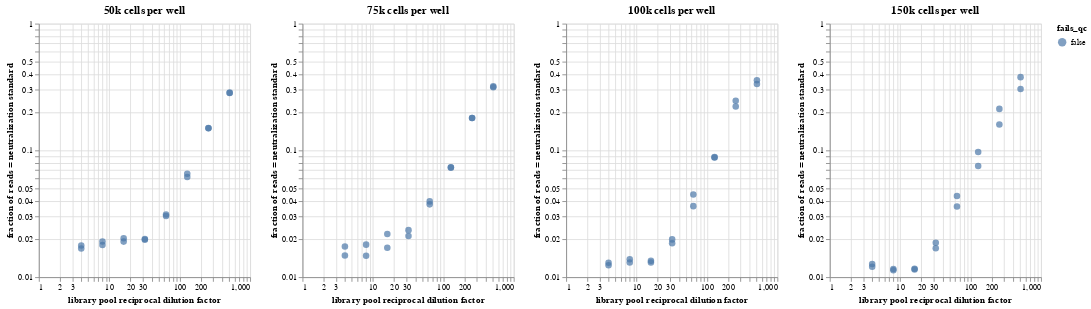

Write notebook code for a chart like this one.
### Code cell
# Scatterplot of the same data as above, plotted by dilution factor
scatter_50k = alt.Chart(neut_standard_fracs.query('cell_number == "50k"')
                        ).mark_circle(size=60).encode(
    alt.X('dilution_factor:Q', 
          scale=alt.Scale(type='log'),
          title='library pool reciprocal dilution factor'),
    alt.Y('neut_standard_frac:Q', 
          scale=alt.Scale(type='log'),
          title='fraction of reads = neutralization standard'),
    color='fails_qc',
    tooltip=['well', 'dilution_factor', 'neut_standard_frac', 'total_count']
).properties(
        height=alt.Step(10),
        width=250,
        title="50k cells per well",
    ).interactive()

scatter_75k = alt.Chart(neut_standard_fracs.query('cell_number == "75k"')
                        ).mark_circle(size=60).encode(
    alt.X('dilution_factor:Q', 
          scale=alt.Scale(type='log'),
          title='library pool reciprocal dilution factor'),
    alt.Y('neut_standard_frac:Q', 
          scale=alt.Scale(type='log'),
          title='fraction of reads = neutralization standard'),
    color='fails_qc',
    tooltip=['well', 'dilution_factor', 'neut_standard_frac', 'total_count']
).properties(
        height=alt.Step(10),
        width=250,
        title="75k cells per well",
    ).interactive()

scatter_100k = alt.Chart(neut_standard_fracs.query('cell_number == "100k"')
                        ).mark_circle(size=60).encode(
    alt.X('dilution_factor:Q', 
          scale=alt.Scale(type='log'),
          title='library pool reciprocal dilution factor'),
    alt.Y('neut_standard_frac:Q', 
          scale=alt.Scale(type='log'),
          title='fraction of reads = neutralization standard'),
    color='fails_qc',
    tooltip=['well', 'dilution_factor', 'neut_standard_frac', 'total_count']
).properties(
        height=alt.Step(10),
        width=250,
        title="100k cells per well",
    ).interactive()

scatter_150k = alt.Chart(neut_standard_fracs.query('cell_number == "150k"')
                        ).mark_circle(size=60).encode(
    alt.X('dilution_factor:Q', 
          scale=alt.Scale(type='log'),
          title='library pool reciprocal dilution factor'),
    alt.Y('neut_standard_frac:Q', 
          scale=alt.Scale(type='log'),
          title='fraction of reads = neutralization standard'),
    color='fails_qc',
    tooltip=['well', 'dilution_factor', 'neut_standard_frac', 'total_count']
).properties(
        height=alt.Step(10),
        width=250,
        title="150k cells per well",
    ).interactive()

scatter_50k | scatter_75k | scatter_100k | scatter_150k

### Figure 1 — Vega-Lite specification as saved in the notebook (floating-point values rounded to 4 significant figures)
{"config": {"view": {"continuousWidth": 300, "continuousHeight": 300}}, "hconcat": [{"data": {"name": "data-6122597c426a177003814c9334a1854c"}, "mark": {"type": "circle", "size": 60}, "encoding": {"color": {"field": "fails_qc", "type": "nominal"}, "tooltip": [{"field": "well", "type": "nominal"}, {"field": "dilution_factor", "type": "quantitative"}, {"field": "neut_standard_frac", "type": "quantitative"}, {"field": "total_count", "type": "quantitative"}], "x": {"field": "dilution_factor", "scale": {"type": "log"}, "title": "library pool reciprocal dilution factor", "type": "quantitative"}, "y": {"field": "neut_standard_frac", "scale": {"type": "log"}, "title": "fraction of reads = neutralization standard", "type": "quantitative"}}, "height": {"step": 10}, "name": "view_33", "title": "50k cells per well", "width": 250}, {"data": {"name": "data-544529ca8a6a3682a751f5d6174bd160"}, "mark": {"type": "circle", "size": 60}, "encoding": {"color": {"field": "fails_qc", "type": "nominal"}, "tooltip": [{"field": "well", "type": "nominal"}, {"field": "dilution_factor", "type": "quantitative"}, {"field": "neut_standard_frac", "type": "quantitative"}, {"field": "total_count", "type": "quantitative"}], "x": {"field": "dilution_factor", "scale": {"type": "log"}, "title": "library pool reciprocal dilution factor", "type": "quantitative"}, "y": {"field": "neut_standard_frac", "scale": {"type": "log"}, "title": "fraction of reads = neutralization standard", "type": "quantitative"}}, "height": {"step": 10}, "name": "view_34", "title": "75k cells per well", "width": 250}, {"data": {"name": "data-b6b869c451147ee69065883f3cb60db7"}, "mark": {"type": "circle", "size": 60}, "encoding": {"color": {"field": "fails_qc", "type": "nominal"}, "tooltip": [{"field": "well", "type": "nominal"}, {"field": "dilution_factor", "type": "quantitative"}, {"field": "neut_standard_frac", "type": "quantitative"}, {"field": "total_count", "type": "quantitative"}], "x": {"field": "dilution_factor", "scale": {"type": "log"}, "title": "library pool reciprocal dilution factor", "type": "quantitative"}, "y": {"field": "neut_standard_frac", "scale": {"type": "log"}, "title": "fraction of reads = neutralization standard", "type": "quantitative"}}, "height": {"step": 10}, "name": "view_35", "title": "100k cells per well", "width": 250}, {"data": {"name": "data-813e56dbb0c0a3fcb538c88651743285"}, "mark": {"type": "circle", "size": 60}, "encoding": {"color": {"field": "fails_qc", "type": "nominal"}, "tooltip": [{"field": "well", "type": "nominal"}, {"field": "dilution_factor", "type": "quantitative"}, {"field": "neut_standard_frac", "type": "quantitative"}, {"field": "total_count", "type": "quantitative"}], "x": {"field": "dilution_factor", "scale": {"type": "log"}, "title": "library pool reciprocal dilution factor", "type": "quantitative"}, "y": {"field": "neut_standard_frac", "scale": {"type": "log"}, "title": "fraction of reads = neutralization standard", "type": "quantitative"}}, "height": {"step": 10}, "name": "view_36", "title": "150k cells per well", "width": 250}], "params": [{"name": "param_38", "select": {"type": "interval", "encodings": ["x", "y"]}, "bind": "scales", "views": ["view_33"]}, {"name": "param_39", "select": {"type": "interval", "encodings": ["x", "y"]}, "bind": "scales", "views": ["view_34"]}, {"name": "param_40", "select": {"type": "interval", "encodings": ["x", "y"]}, "bind": "scales", "views": ["view_35"]}, {"name": "param_41", "select": {"type": "interval", "encodings": ["x", "y"]}, "bind": "scales", "views": ["view_36"]}], "$schema": "https://vega.github.io/schema/vega-lite/v5.16.3.json", "datasets": {"data-6122597c426a177003814c9334a1854c": [{"virus_library": "H3N2", "well": "A1", "sample_well": "A1-2023rePool_H3N2_50k-4-1 (A1)", "dilution_factor": 4, "total_count": 1632969, "neut_standard_count": 27460, "neut_standard_frac": 0.01682, "fails_qc": false, "cell_number": "50k"}, {"virus_library": "H3N2", "well": "A2", "sample_well": "A2-2023rePool_H3N2_50k-4-2 (A2)", "dilution_factor": 4, "total_count": 3145896, "neut_standard_count": 55936, "neut_standard_frac": 0.01778, "fails_qc": false, "cell_number": "50k"}, {"virus_library": "H3N2", "well": "B1", "sample_well": "B1-2023rePool_H3N2_50k-8-1 (B1)", "dilution_factor": 8, "total_count": 2802027, "neut_standard_count": 50304, "neut_standard_frac": 0.01795, "fails_qc": false, "cell_number": "50k"}, {"virus_library": "H3N2", "well": "B2", "sample_well": "B2-2023rePool_H3N2_50k-8-2 (B2)", "dilution_factor": 8, "total_count": 2803362, "neut_standard_count": 53577, "neut_standard_frac": 0.01911, "fails_qc": false, "cell_number": "50k"}, {"virus_library": "H3N2", "well": "C1", "sample_well": "C1-2023rePool_H3N2_50k-16-1 (C1)", "dilution_factor": 16, "total_count": 2840565, "neut_standard_count": 57517, "neut_standard_frac": 0.02025, "fails_qc": false, "cell_number": "50k"}, {"virus_library": "H3N2", "well": "C2", "sample_well": "C2-2023rePool_H3N2_50k-16-2 (C2)", "dilution_factor": 16, "total_count": 3048437, "neut_standard_count": 58157, "neut_standard_frac": 0.01908, "fails_qc": false, "cell_number": "50k"}, {"virus_library": "H3N2", "well": "D1", "sample_well": "D1-2023rePool_H3N2_50k-32-1 (D1)", "dilution_factor": 32, "total_count": 2160239, "neut_standard_count": 43222, "neut_standard_frac": 0.02001, "fails_qc": false, "cell_number": "50k"}, {"virus_library": "H3N2", "well": "D2", "sample_well": "D2-2023rePool_H3N2_50k-32-2 (D2)", "dilution_factor": 32, "total_count": 4139403, "neut_standard_count": 81744, "neut_standard_frac": 0.01975, "fails_qc": false, "cell_number": "50k"}, {"virus_library": "H3N2", "well": "E1", "sample_well": "E1-2023rePool_H3N2_50k-64-1 (E1)", "dilution_factor": 64, "total_count": 4359197, "neut_standard_count": 132349, "neut_standard_frac": 0.03036, "fails_qc": false, "cell_number": "50k"}, {"virus_library": "H3N2", "well": "E2", "sample_well": "E2-2023rePool_H3N2_50k-64-2 (E2)", "dilution_factor": 64, "total_count": 3618232, "neut_standard_count": 113107, "neut_standard_frac": 0.03126, "fails_qc": false, "cell_number": "50k"}, {"virus_library": "H3N2", "well": "F1", "sample_well": "F1-2023rePool_H3N2_50k-128-1 (F1)", "dilution_factor": 128, "total_count": 2484464, "neut_standard_count": 153516, "neut_standard_frac": 0.06179, "fails_qc": false, "cell_number": "50k"}, {"virus_library": "H3N2", "well": "F2", "sample_well": "F2-2023rePool_H3N2_50k-128-2 (F2)", "dilution_factor": 128, "total_count": 5425241, "neut_standard_count": 354487, "neut_standard_frac": 0.06534, "fails_qc": false, "cell_number": "50k"}, {"virus_library": "H3N2", "well": "G1", "sample_well": "G1-2023rePool_H3N2_50k-256-1 (G1)", "dilution_factor": 256, "total_count": 2545995, "neut_standard_count": 381790, "neut_standard_frac": 0.15, "fails_qc": false, "cell_number": "50k"}, {"virus_library": "H3N2", "well": "G2", "sample_well": "G2-2023rePool_H3N2_50k-256-2 (G2)", "dilution_factor": 256, "total_count": 2336611, "neut_standard_count": 349326, "neut_standard_frac": 0.1495, "fails_qc": false, "cell_number": "50k"}, {"virus_library": "H3N2", "well": "H1", "sample_well": "H1-2023rePool_H3N2_50k-512-1 (H1)", "dilution_factor": 512, "total_count": 2141511, "neut_standard_count": 607324, "neut_standard_frac": 0.2836, "fails_qc": false, "cell_number": "50k"}, {"virus_library": "H3N2", "well": "H2", "sample_well": "H2-2023rePool_H3N2_50k-512-2 (H2)", "dilution_factor": 512, "total_count": 2785337, "neut_standard_count": 795445, "neut_standard_frac": 0.2856, "fails_qc": false, "cell_number": "50k"}], "data-544529ca8a6a3682a751f5d6174bd160": [{"virus_library": "H3N2", "well": "A3", "sample_well": "A3-2023rePool_H3N2_75k-4-1 (A3)", "dilution_factor": 4, "total_count": 2692532, "neut_standard_count": 39836, "neut_standard_frac": 0.01479, "fails_qc": false, "cell_number": "75k"}, {"virus_library": "H3N2", "well": "A4", "sample_well": "A4-2023rePool_H3N2_75k-4-2 (A4)", "dilution_factor": 4, "total_count": 2503601, "neut_standard_count": 43753, "neut_standard_frac": 0.01748, "fails_qc": false, "cell_number": "75k"}, {"virus_library": "H3N2", "well": "B3", "sample_well": "B3-2023rePool_H3N2_75k-8-1 (B3)", "dilution_factor": 8, "total_count": 4612719, "neut_standard_count": 68172, "neut_standard_frac": 0.01478, "fails_qc": false, "cell_number": "75k"}, {"virus_library": "H3N2", "well": "B4", "sample_well": "B4-2023rePool_H3N2_75k-8-2 (B4)", "dilution_factor": 8, "total_count": 4113211, "neut_standard_count": 74274, "neut_standard_frac": 0.01806, "fails_qc": false, "cell_number": "75k"}, {"virus_library": "H3N2", "well": "C3", "sample_well": "C3-2023rePool_H3N2_75k-16-1 (C3)", "dilution_factor": 16, "total_count": 2423206, "neut_standard_count": 41381, "neut_standard_frac": 0.01708, "fails_qc": false, "cell_number": "75k"}, {"virus_library": "H3N2", "well": "C4", "sample_well": "C4-2023rePool_H3N2_75k-16-2 (C4)", "dilution_factor": 16, "total_count": 3504210, "neut_standard_count": 76641, "neut_standard_frac": 0.02187, "fails_qc": false, "cell_number": "75k"}, {"virus_library": "H3N2", "well": "D3", "sample_well": "D3-2023rePool_H3N2_75k-32-1 (D3)", "dilution_factor": 32, "total_count": 1991384, "neut_standard_count": 42075, "neut_standard_frac": 0.02113, "fails_qc": false, "cell_number": "75k"}, {"virus_library": "H3N2", "well": "D4", "sample_well": "D4-2023rePool_H3N2_75k-32-2 (D4)", "dilution_factor": 32, "total_count": 4707877, "neut_standard_count": 110600, "neut_standard_frac": 0.02349, "fails_qc": false, "cell_number": "75k"}, {"virus_library": "H3N2", "well": "E3", "sample_well": "E3-2023rePool_H3N2_75k-64-1 (E3)", "dilution_factor": 64, "total_count": 1710791, "neut_standard_count": 64194, "neut_standard_frac": 0.03752, "fails_qc": false, "cell_number": "75k"}, {"virus_library": "H3N2", "well": "E4", "sample_well": "E4-2023rePool_H3N2_75k-64-2 (E4)", "dilution_factor": 64, "total_count": 1734247, "neut_standard_count": 68689, "neut_standard_frac": 0.03961, "fails_qc": false, "cell_number": "75k"}, {"virus_library": "H3N2", "well": "F3", "sample_well": "F3-2023rePool_H3N2_75k-128-1 (F3)", "dilution_factor": 128, "total_count": 2104263, "neut_standard_count": 153888, "neut_standard_frac": 0.07313, "fails_qc": false, "cell_number": "75k"}, {"virus_library": "H3N2", "well": "F4", "sample_well": "F4-2023rePool_H3N2_75k-128-2 (F4)", "dilution_factor": 128, "total_count": 2714062, "neut_standard_count": 199815, "neut_standard_frac": 0.07362, "fails_qc": false, "cell_number": "75k"}, {"virus_library": "H3N2", "well": "G3", "sample_well": "G3-2023rePool_H3N2_75k-256-1 (G3)", "dilution_factor": 256, "total_count": 1945740, "neut_standard_count": 351012, "neut_standard_frac": 0.1804, "fails_qc": false, "cell_number": "75k"}, {"virus_library": "H3N2", "well": "G4", "sample_well": "G4-2023rePool_H3N2_75k-256-2 (G4)", "dilution_factor": 256, "total_count": 2239029, "neut_standard_count": 403095, "neut_standard_frac": 0.18, "fails_qc": false, "cell_number": "75k"}, {"virus_library": "H3N2", "well": "H3", "sample_well": "H3-2023rePool_H3N2_75k-512-1 (H3)", "dilution_factor": 512, "total_count": 1830222, "neut_standard_count": 575974, "neut_standard_frac": 0.3147, "fails_qc": false, "cell_number": "75k"}, {"virus_library": "H3N2", "well": "H4", "sample_well": "H4-2023rePool_H3N2_75k-512-2 (H4)", "dilution_factor": 512, "total_count": 2443415, "neut_standard_count": 781676, "neut_standard_frac": 0.3199, "fails_qc": false, "cell_number": "75k"}], "data-b6b869c451147ee69065883f3cb60db7": [{"virus_library": "H3N2", "well": "A5", "sample_well": "A5-2023rePool_H3N2_100k-4-1 (A5)", "dilution_factor": 4, "total_count": 1761347, "neut_standard_count": 22893, "neut_standard_frac": 0.013, "fails_qc": false, "cell_number": "100k"}, {"virus_library": "H3N2", "well": "A6", "sample_well": "A6-2023rePool_H3N2_100k-4-2 (A6)", "dilution_factor": 4, "total_count": 2773636, "neut_standard_count": 34408, "neut_standard_frac": 0.01241, "fails_qc": false, "cell_number": "100k"}, {"virus_library": "H3N2", "well": "B5", "sample_well": "B5-2023rePool_H3N2_100k-8-1 (B5)", "dilution_factor": 8, "total_count": 2161823, "neut_standard_count": 29961, "neut_standard_frac": 0.01386, "fails_qc": false, "cell_number": "100k"}, {"virus_library": "H3N2", "well": "B6", "sample_well": "B6-2023rePool_H3N2_100k-8-2 (B6)", "dilution_factor": 8, "total_count": 6061548, "neut_standard_count": 79190, "neut_standard_frac": 0.01306, "fails_qc": false, "cell_number": "100k"}, {"virus_library": "H3N2", "well": "C5", "sample_well": "C5-2023rePool_H3N2_100k-16-1 (C5)", "dilution_factor": 16, "total_count": 3724096, "neut_standard_count": 50069, "neut_standard_frac": 0.01344, "fails_qc": false, "cell_number": "100k"}, {"virus_library": "H3N2", "well": "C6", "sample_well": "C6-2023rePool_H3N2_100k-16-2 (C6)", "dilution_factor": 16, "total_count": 4177146, "neut_standard_count": 54473, "neut_standard_frac": 0.01304, "fails_qc": false, "cell_number": "100k"}, {"virus_library": "H3N2", "well": "D5", "sample_well": "D5-2023rePool_H3N2_100k-32-1 (D5)", "dilution_factor": 32, "total_count": 4432998, "neut_standard_count": 88052, "neut_standard_frac": 0.01986, "fails_qc": false, "cell_number": "100k"}, {"virus_library": "H3N2", "well": "D6", "sample_well": "D6-2023rePool_H3N2_100k-32-2 (D6)", "dilution_factor": 32, "total_count": 2149492, "neut_standard_count": 39869, "neut_standard_frac": 0.01855, "fails_qc": false, "cell_number": "100k"}, {"virus_library": "H3N2", "well": "E5", "sample_well": "E5-2023rePool_H3N2_100k-64-1 (E5)", "dilution_factor": 64, "total_count": 1383576, "neut_standard_count": 62127, "neut_standard_frac": 0.0449, "fails_qc": false, "cell_number": "100k"}, {"virus_library": "H3N2", "well": "E6", "sample_well": "E6-2023rePool_H3N2_100k-64-2 (E6)", "dilution_factor": 64, "total_count": 3705331, "neut_standard_count": 134666, "neut_standard_frac": 0.03634, "fails_qc": false, "cell_number": "100k"}, {"virus_library": "H3N2", "well": "F5", "sample_well": "F5-2023rePool_H3N2_100k-128-1 (F5)", "dilution_factor": 128, "total_count": 2754425, "neut_standard_count": 242477, "neut_standard_frac": 0.08803, "fails_qc": false, "cell_number": "100k"}, {"virus_library": "H3N2", "well": "F6", "sample_well": "F6-2023rePool_H3N2_100k-128-2 (F6)", "dilution_factor": 128, "total_count": 2340925, "neut_standard_count": 207171, "neut_standard_frac": 0.0885, "fails_qc": false, "cell_number": "100k"}, {"virus_library": "H3N2", "well": "G5", "sample_well": "G5-2023rePool_H3N2_100k-256-1 (G5)", "dilution_factor": 256, "total_count": 3542787, "neut_standard_count": 871813, "neut_standard_frac": 0.2461, "fails_qc": false, "cell_number": "100k"}, {"virus_library": "H3N2", "well": "G6", "sample_well": "G6-2023rePool_H3N2_100k-256-2 (G6)", "dilution_factor": 256, "total_count": 2015595, "neut_standard_count": 447157, "neut_standard_frac": 0.2218, "fails_qc": false, "cell_number": "100k"}, {"virus_library": "H3N2", "well": "H5", "sample_well": "H5-2023rePool_H3N2_100k-512-1 (H5)", "dilution_factor": 512, "total_count": 2251614, "neut_standard_count": 751003, "neut_standard_frac": 0.3335, "fails_qc": false, "cell_number": "100k"}, {"virus_library": "H3N2", "well": "H6", "sample_well": "H6-2023rePool_H3N2_100k-512-2 (H6)", "dilution_factor": 512, "total_count": 1936360, "neut_standard_count": 692783, "neut_standard_frac": 0.3578, "fails_qc": false, "cell_number": "100k"}], "data-813e56dbb0c0a3fcb538c88651743285": [{"virus_library": "H3N2", "well": "A7", "sample_well": "A7-2023rePool_H3N2_150k-4-1 (A7)", "dilution_factor": 4, "total_count": 1864185, "neut_standard_count": 22549, "neut_standard_frac": 0.0121, "fails_qc": false, "cell_number": "150k"}, {"virus_library": "H3N2", "well": "A8", "sample_well": "A8-2023rePool_H3N2_150k-4-2 (A8)", "dilution_factor": 4, "total_count": 1751132, "neut_standard_count": 22237, "neut_standard_frac": 0.0127, "fails_qc": false, "cell_number": "150k"}, {"virus_library": "H3N2", "well": "B7", "sample_well": "B7-2023rePool_H3N2_150k-8-1 (B7)", "dilution_factor": 8, "total_count": 5152155, "neut_standard_count": 59822, "neut_standard_frac": 0.01161, "fails_qc": false, "cell_number": "150k"}, {"virus_library": "H3N2", "well": "B8", "sample_well": "B8-2023rePool_H3N2_150k-8-2 (B8)", "dilution_factor": 8, "total_count": 4482978, "neut_standard_count": 50906, "neut_standard_frac": 0.01136, "fails_qc": false, "cell_number": "150k"}, {"virus_library": "H3N2", "well": "C7", "sample_well": "C7-2023rePool_H3N2_150k-16-1 (C7)", "dilution_factor": 16, "total_count": 2393956, "neut_standard_count": 27478, "neut_standard_frac": 0.01148, "fails_qc": false, "cell_number": "150k"}, {"virus_library": "H3N2", "well": "C8", "sample_well": "C8-2023rePool_H3N2_150k-16-2 (C8)", "dilution_factor": 16, "total_count": 1704215, "neut_standard_count": 19884, "neut_standard_frac": 0.01167, "fails_qc": false, "cell_number": "150k"}, {"virus_library": "H3N2", "well": "D7", "sample_well": "D7-2023rePool_H3N2_150k-32-1 (D7)", "dilution_factor": 32, "total_count": 2103896, "neut_standard_count": 39279, "neut_standard_frac": 0.01867, "fails_qc": false, "cell_number": "150k"}, {"virus_library": "H3N2", "well": "D8", "sample_well": "D8-2023rePool_H3N2_150k-32-2 (D8)", "dilution_factor": 32, "total_count": 2161402, "neut_standard_count": 36600, "neut_standard_frac": 0.01693, "fails_qc": false, "cell_number": "150k"}, {"virus_library": "H3N2", "well": "E7", "sample_well": "E7-2023rePool_H3N2_150k-64-1 (E7)", "dilution_factor": 64, "total_count": 827241, "neut_standard_count": 36081, "neut_standard_frac": 0.04362, "fails_qc": false, "cell_number": "150k"}, {"virus_library": "H3N2", "well": "E8", "sample_well": "E8-2023rePool_H3N2_150k-64-2 (E8)", "dilution_factor": 64, "total_count": 1661852, "neut_standard_count": 59889, "neut_standard_frac": 0.03604, "fails_qc": false, "cell_number": "150k"}, {"virus_library": "H3N2", "well": "F7", "sample_well": "F7-2023rePool_H3N2_150k-128-1 (F7)", "dilution_factor": 128, "total_count": 2158351, "neut_standard_count": 209632, "neut_standard_frac": 0.09713, "fails_qc": false, "cell_number": "150k"}, {"virus_library": "H3N2", "well": "F8", "sample_well": "F8-2023rePool_H3N2_150k-128-2 (F8)", "dilution_factor": 128, "total_count": 2610431, "neut_standard_count": 196592, "neut_standard_frac": 0.07531, "fails_qc": false, "cell_number": "150k"}, {"virus_library": "H3N2", "well": "G7", "sample_well": "G7-2023rePool_H3N2_150k-256-1 (G7)", "dilution_factor": 256, "total_count": 2155437, "neut_standard_count": 458269, "neut_standard_frac": 0.2126, "fails_qc": false, "cell_number": "150k"}, {"virus_library": "H3N2", "well": "G8", "sample_well": "G8-2023rePool_H3N2_150k-256-2 (G8)", "dilution_factor": 256, "total_count": 2276359, "neut_standard_count": 365055, "neut_standard_frac": 0.1604, "fails_qc": false, "cell_number": "150k"}, {"virus_library": "H3N2", "well": "H7", "sample_well": "H7-2023rePool_H3N2_150k-512-1 (H7)", "dilution_factor": 512, "total_count": 2082790, "neut_standard_count": 788348, "neut_standard_frac": 0.3785, "fails_qc": false, "cell_number": "150k"}, {"virus_library": "H3N2", "well": "H8", "sample_well": "H8-2023rePool_H3N2_150k-512-2 (H8)", "dilution_factor": 512, "total_count": 1627825, "neut_standard_count": 496981, "neut_standard_frac": 0.3053, "fails_qc": false, "cell_number": "150k"}]}}
